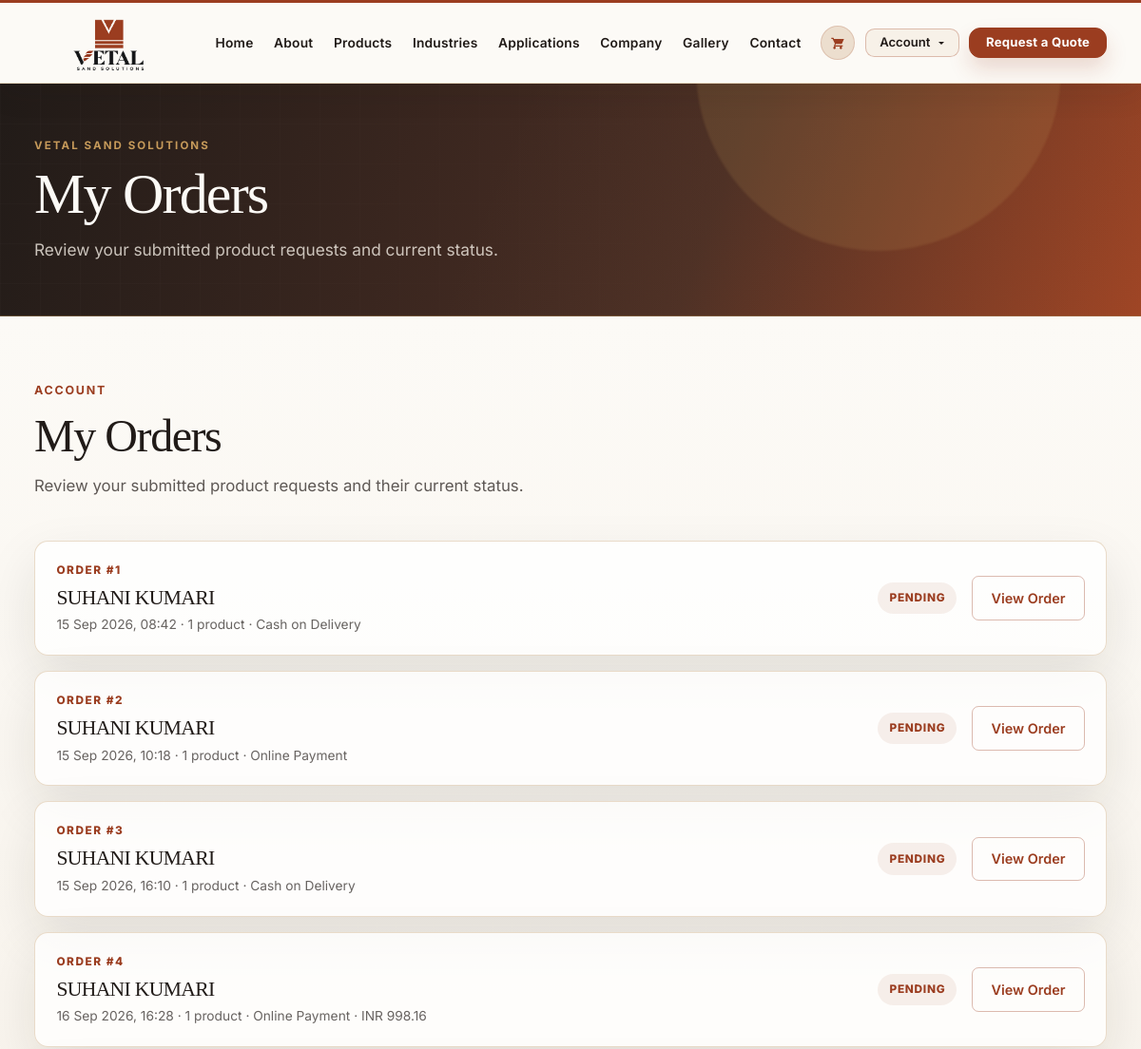
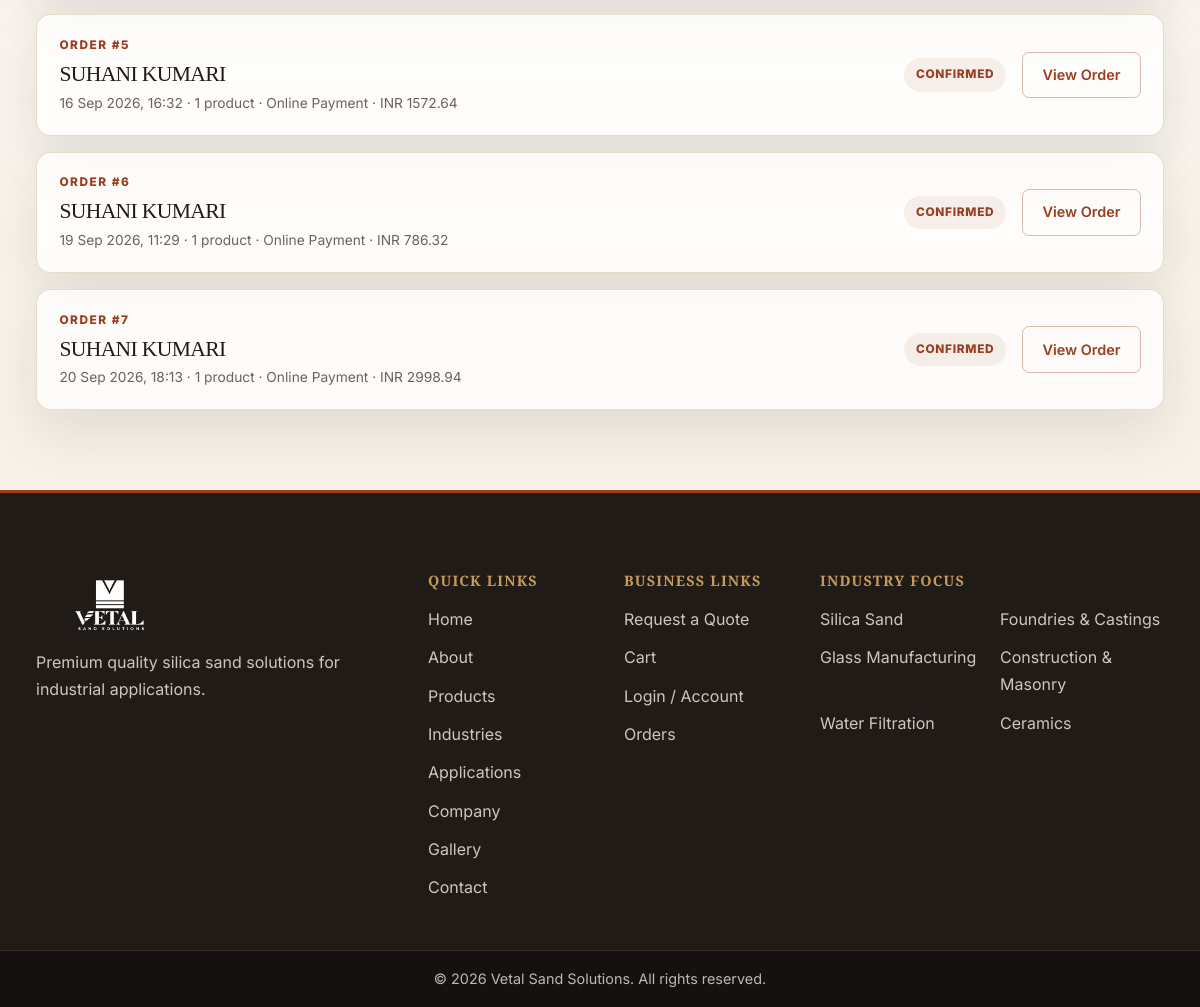
/account/orders/ (signed in), run on the app's committed database (2 pictures, top to bottom).
### orders/models.py (models this page shows, shortened)
class Order(models.Model):
	class PaymentMethod(models.TextChoices):
		COD = 'cod', 'Cash on Delivery'
		ONLINE = 'online', 'Online Payment'
	class Status(models.TextChoices):
		PENDING = 'pending', 'Pending'
		CONFIRMED = 'confirmed', 'Confirmed'
		PROCESSING = 'processing', 'Processing'
		SHIPPED = 'shipped', 'Shipped'
		DELIVERED = 'delivered', 'Delivered'
		CANCELLED = 'cancelled', 'Cancelled'
	user = models.ForeignKey(settings.AUTH_USER_MODEL, on_delete=models.CASCADE, related_name='orders')
	full_name = models.CharField(max_length=150)
	email = models.EmailField()
	phone = models.CharField(max_length=30)
	address = models.TextField()
	city = models.CharField(max_length=100)
	state = models.CharField(max_length=100)
	pincode = models.CharField(max_length=20)
	notes = models.TextField(blank=True)
	total_amount = models.DecimalField(max_digits=12, decimal_places=2, null=True, blank=True)
	payment_method = models.CharField(
		max_length=20,
		choices=PaymentMethod.choices,
		default=PaymentMethod.COD,
	)
	status = models.CharField(max_length=20, choices=Status.choices, default=Status.PENDING)
	created_at = models.DateTimeField(auto_now_add=True)
	updated_at = models.DateTimeField(auto_now=True)
	class Meta:
		ordering = ['-created_at']

### orders/views.py (the view)
# urls.py: path('account/orders/', views.order_list, name='order_list'),
@login_required(login_url='login')
def order_list(request):
	orders = Order.objects.filter(user=request.user).annotate(item_count=Count('items'))
	return render(request, 'orders/order_list.html', {'orders': orders})

### cart/context_processors.py (called while the page is built, shortened)
def cart_count(request):
    cart = request.session.get('cart', {})
    total_items = 0
    product_ids = {
        int(product_id)
        for product_id in cart
        if str(product_id).isdigit()
    }
    active_product_ids = set(
        Product.objects.filter(id__in=product_ids, is_active=True).values_list('id', flat=True)
    )
    return {'cart_count': total_items}

### products/context_processors.py (called while the page is built)
def wishlist_count(request):
    if not request.user.is_authenticated:
        return {'wishlist_count': 0}
    return {'wishlist_count': Wishlist.objects.filter(user=request.user).count()}

### templates/orders/order_list.html (shortened to what this page needs)
{% extends 'base.html' %}
{% block content %}
<section class="orders-page">
    <div class="container orders-page-container">
        <div class="orders-page-heading">
            <p class="section-kicker">Account</p>
            <h2>My Orders</h2>
            <p>Review your submitted product requests and their current status.</p>
        </div>
        {% if orders %}
            <div class="order-list">
                {% for order in orders %}
                    <article class="order-list-card">
                        <div>
                            <span class="order-list-label">Order #{{ order.id }}</span>
                            <h2>{{ order.full_name }}</h2>
                            <p>{{ order.created_at|date:'d M Y, H:i' }} · {{ order.item_count }} product{{ order.item_count|pluralize }} · {{ order.get_payment_method_display }}{% if order.total_amount %} · INR {{ order.total_amount|floatformat:2 }}{% endif %}</p>
                        </div>
                        <div class="order-list-status">
                            <span>{{ order.get_status_display }}</span>
                            <a href="{% url 'order_detail' order.id %}" class="btn btn-secondary">View Order</a>
                        </div>
                    </article>
                {% endfor %}
            </div>
        {% else %}
            <div class="empty-state order-empty-state text-center">
                <h2>No orders yet</h2>
                <p>Your submitted product requests will appear here.</p>
                <a href="{% url 'product_list' %}" class="btn btn-primary">Explore Products</a>
            </div>
        {% endif %}
    </div>
</section>
{% endblock %}

### data on the page
Order: id "1", full_name "SUHANI KUMARI", created_at "15 Sep 2026, 08:42", item_count "1", payment_method "Cash on Delivery", status "PENDING"
Order: id "2", full_name "SUHANI KUMARI", created_at "15 Sep 2026, 10:18", item_count "1", payment_method "Online Payment", status "PENDING"
Order: id "3", full_name "SUHANI KUMARI", created_at "15 Sep 2026, 16:10", item_count "1", payment_method "Cash on Delivery", status "PENDING"
Order: id "4", full_name "SUHANI KUMARI", created_at "16 Sep 2026, 16:28", item_count "1", payment_method "Online Payment", total_amount "998.16", status "PENDING"
Order: id "5", full_name "SUHANI KUMARI", created_at "16 Sep 2026, 16:32", item_count "1", payment_method "Online Payment", total_amount "1572.64", status "CONFIRMED"
Order: id "6", full_name "SUHANI KUMARI", created_at "19 Sep 2026, 11:29", item_count "1", payment_method "Online Payment", total_amount "786.32", status "CONFIRMED"
Order: id "7", full_name "SUHANI KUMARI", created_at "20 Sep 2026, 18:13", item_count "1", payment_method "Online Payment", total_amount "2998.94", status "CONFIRMED"
